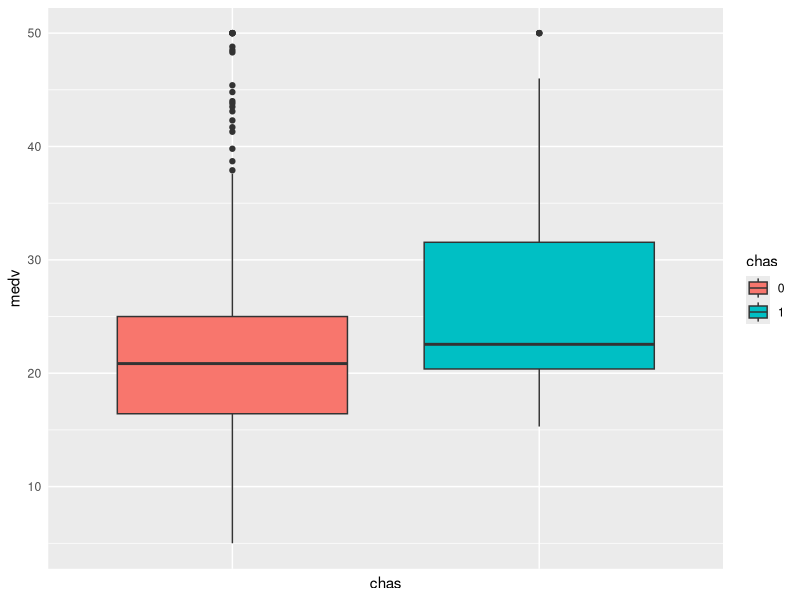
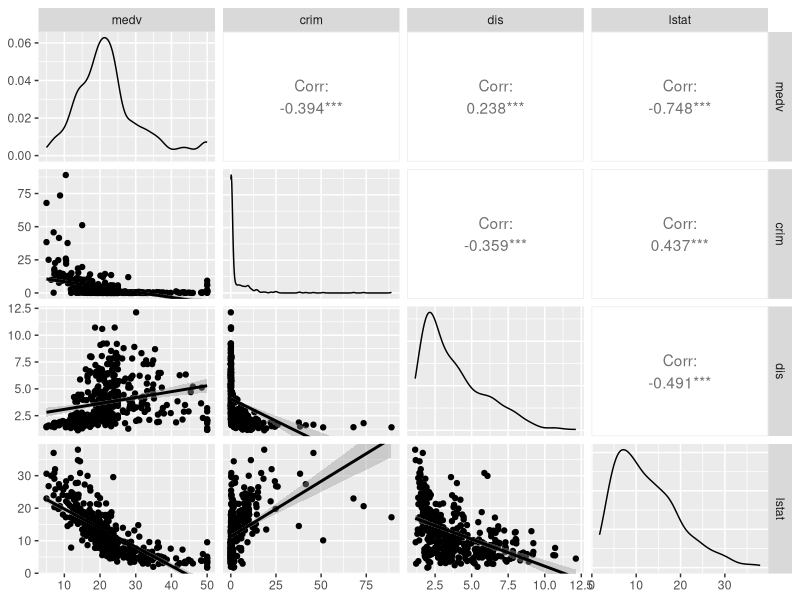
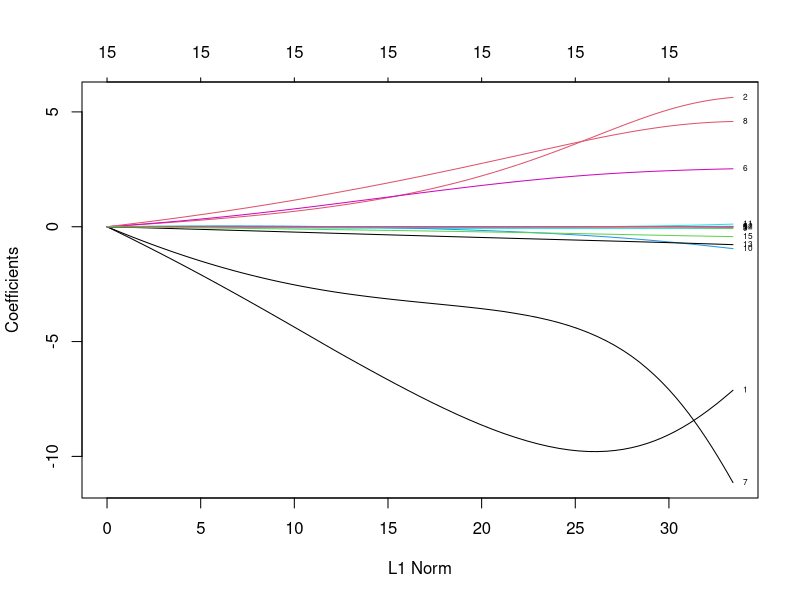
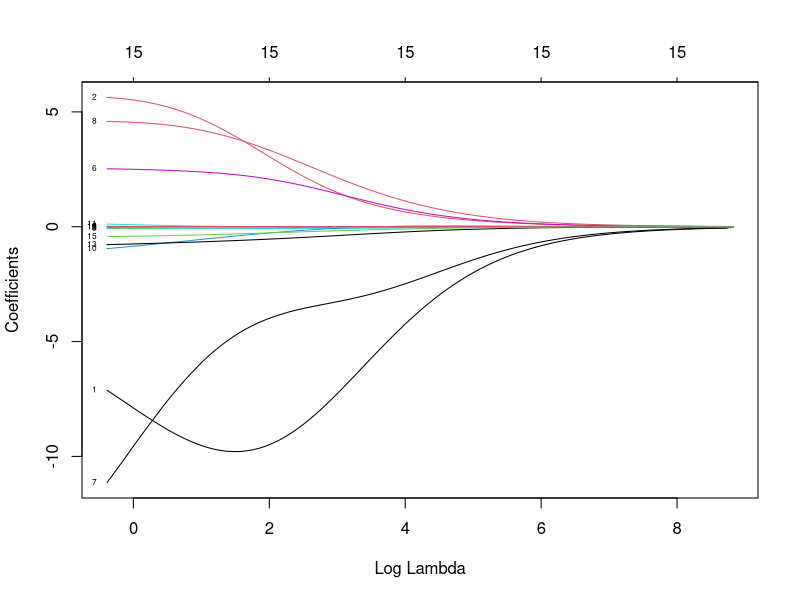
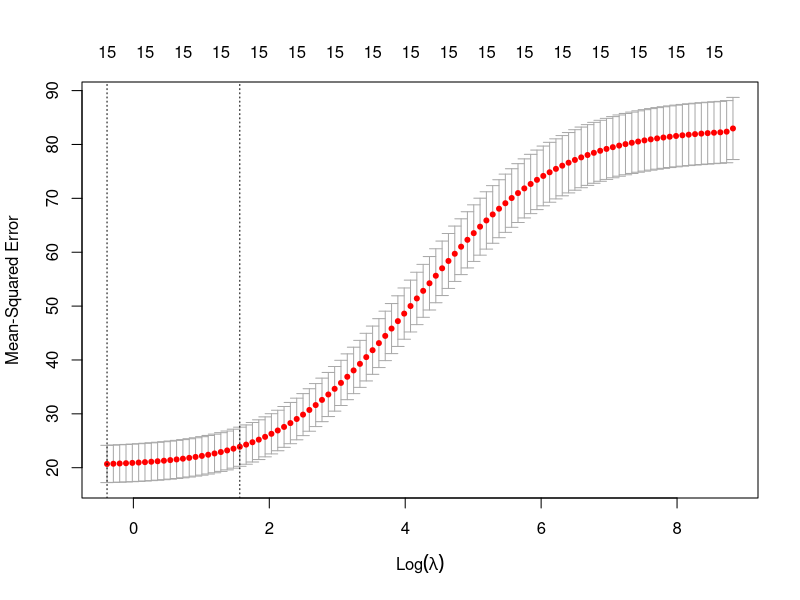
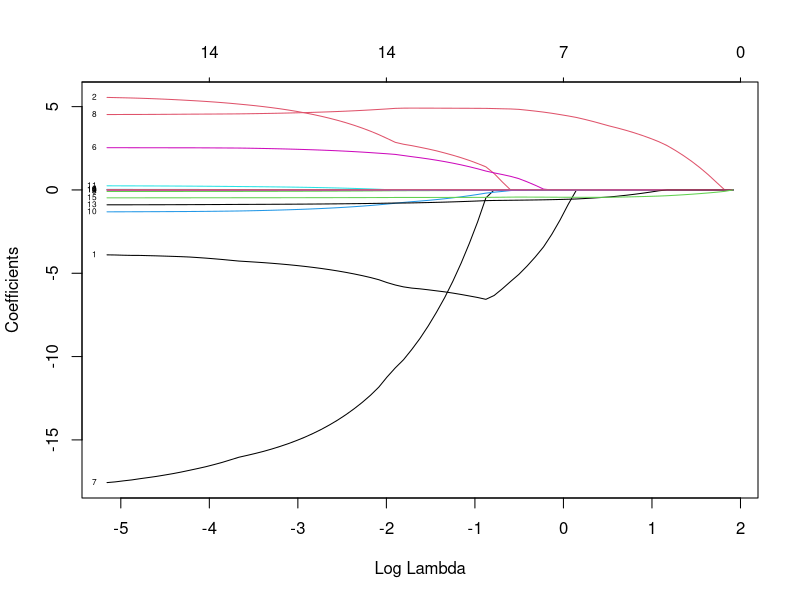
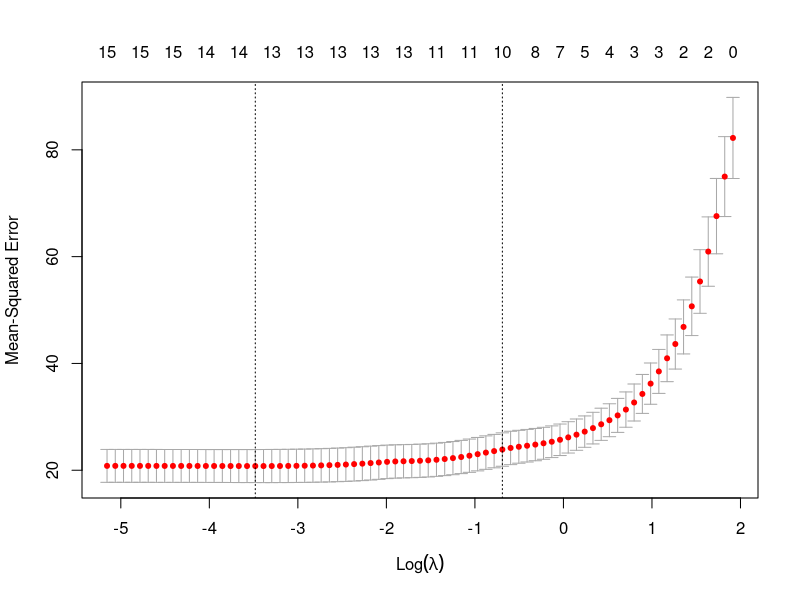

These charts were generated, in order, by the following R code: (Note: this script raises an error after producing the figures.)
## ---- chunk 1
library(mlbench)
library(ggplot2)
library(GGally)
library(glmnet)
## ---- chunk 2
data(BostonHousing2)
head(BostonHousing2)
names(BostonHousing2)
## ---- chunk 3
set.seed(7345)
train <- sample(1:nrow(BostonHousing2), 0.8*nrow(BostonHousing2))
boston_train <- BostonHousing2[train,]
boston_test <- BostonHousing2[-train,]
## ---- chunk 4
summary(boston_train$medv)
summary(boston_test$medv)
## ---- chunk 5
p1 <- qplot(chas, medv, data=boston_train, geom=c("boxplot"), fill=chas)
p1 + theme(axis.ticks = element_blank(), axis.text.x = element_blank())
## ---- chunk 6
ggpairs(boston_train[,c(5,7,14,19)], lower = list(continuous = "smooth"))
## ---- chunk 7
X <- model.matrix(medv ~ . - town - tract - cmedv,
                  boston_train)[,-1]
y <- boston_train$medv
## ---- chunk 8
m1 <- glmnet(X, y, alpha = 0)
summary(m1)
## ---- chunk 9
m1$lambda[1]
m1$lambda[100]
m1$beta[,1]
m1$beta[,ncol(m1$beta)]
## ---- chunk 10
plot(m1, label=T)
plot(m1, label=T, xvar = "lambda")
## ---- chunk 11
m1_cv <- cv.glmnet(X, y, alpha = 0)
plot(m1_cv)
## ---- chunk 12
coef(m1_cv, s = "lambda.min")
coef(m1_cv, s = "lambda.1se")
bestlam1 <- m1_cv$lambda.min
bestlam1
## ---- chunk 13
m2 <- glmnet(X, y, alpha = 1)
## ---- chunk 14
m2$lambda[1]
m2$lambda[(ncol(m2$beta)/2)]
m2$lambda[ncol(m2$beta)]
m2$beta[,1]
m2$beta[,(ncol(m2$beta)/2)]
m2$beta[,ncol(m2$beta)]
## ---- chunk 15
plot(m2, label=T, xvar = "lambda")
## ---- chunk 16
m2_cv <- cv.glmnet(X, y, alpha = 1)
plot(m2_cv)
## ---- chunk 17
coef(m2_cv, s = "lambda.min")
bestlam2 <- m2_cv$lambda.min
## ---- chunk 18
a <- c(0.1, 0.5, 0.9)
m3_cv <- foreach(i = a, .combine = rbind) %do% {
  cv <- cv.glmnet(X, y, alpha = i)
  data.frame(cvm = cv$cvm, lambda = cv$lambda, lambda.min = cv$lambda.min, alpha = i)
}
head(m3_cv)
## ---- chunk 19
b3_cv <- m3_cv[m3_cv$cvm == min(m3_cv$cvm),]
m3 <- glmnet(X, y, lambda =  b3_cv$lambda, alpha = b3_cv$alpha)
coef(m3)
## ---- chunk 20
Xt <- model.matrix(medv ~ . - town - tract - cmedv,
                  boston_test)[,-1]
## ---- chunk 21
p_ridge <- predict(m1, s = bestlam1, newx = Xt)
p_lasso <- predict(m2, s = bestlam1, newx = Xt)
p_net <- predict(m3, newx = Xt)

p_null <- predict(m2, s = 1e10, newx = Xt)
## ---- chunk 22
mean((p_null - boston_test$medv)^2)

mean((p_ridge - boston_test$medv)^2)
mean((p_lasso - boston_test$medv)^2)
mean((p_net - boston_test$medv)^2)
